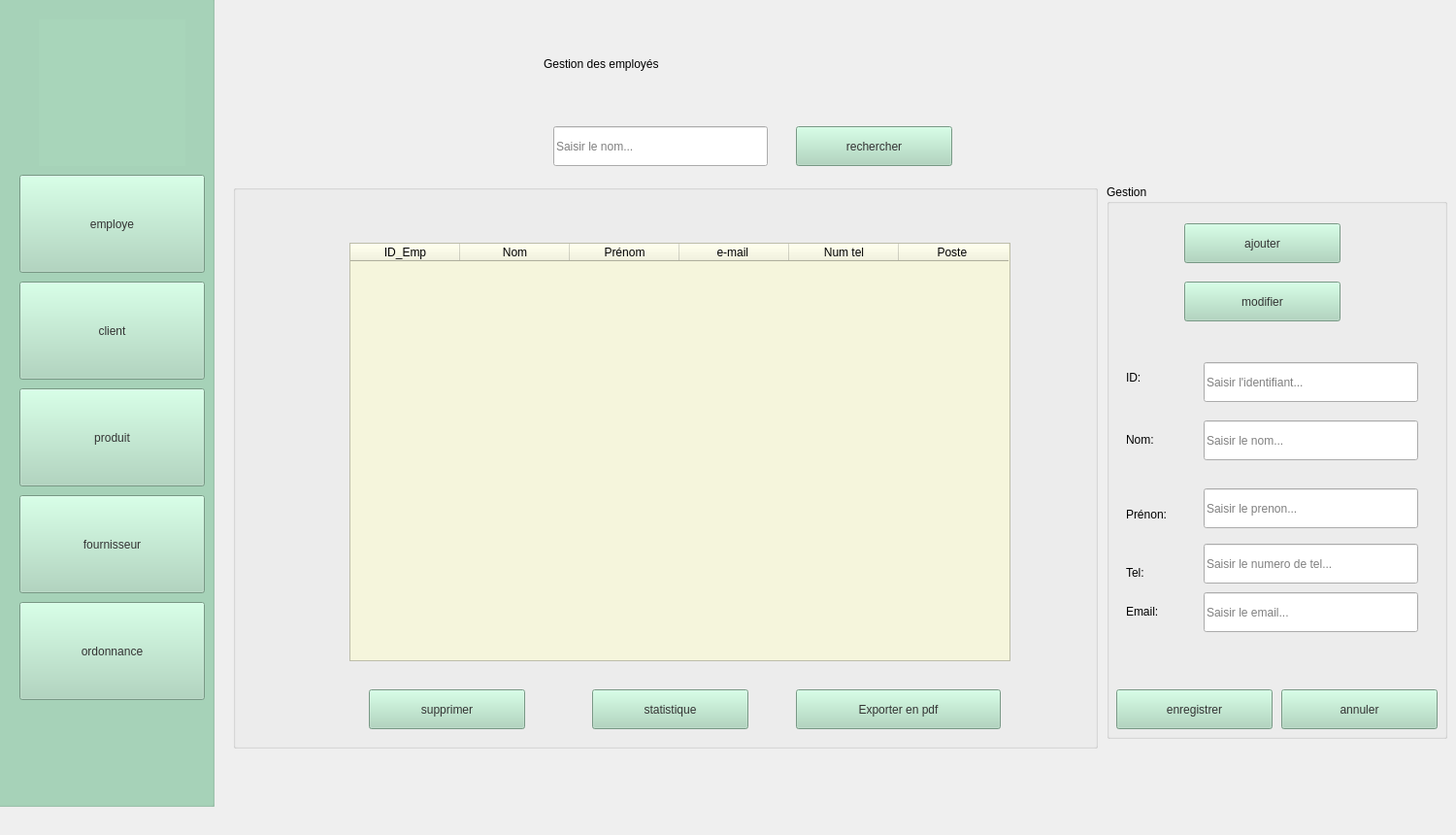
    <widget class="QWidget" name="employe">
     <widget class="QGroupBox" name="tab">
      <property name="geometry">
       <rect>
        <x>240</x>
        <y>190</y>
        <width>891</width>
        <height>581</height>
       </rect>
      </property>
      <property name="title">
       <string/>
      </property>
      <widget class="QTableWidget" name="tableWidget">
       <property name="geometry">
        <rect>
         <x>120</x>
         <y>60</y>
         <width>681</width>
         <height>431</height>
        </rect>
       </property>
       <property name="styleSheet">
        <string notr="true">background-color: rgb(245, 245, 220);
font: 10pt &quot;Segoe UI&quot;;
color: rgb(0, 0, 0);</string>
       </property>
       <attribute name="horizontalHeaderDefaultSectionSize">
        <number>113</number>
       </attribute>
       <column>
        <property name="text">
         <string>ID_Emp</string>
        </property>
       </column>
       <column>
        <property name="text">
         <string>Nom</string>
        </property>
       </column>
       <column>
        <property name="text">
         <string>Prénom</string>
        </property>
       </column>
       <column>
        <property name="text">
         <string>e-mail </string>
        </property>
       </column>
       <column>
        <property name="text">
         <string>Num tel</string>
        </property>
       </column>
       <column>
        <property name="text">
         <string>Poste </string>
        </property>
       </column>
      </widget>
      <widget class="QPushButton" name="pushButton_15">
       <property name="geometry">
        <rect>
         <x>140</x>
         <y>520</y>
         <width>161</width>
         <height>41</height>
        </rect>
       </property>
       <property name="styleSheet">
        <string notr="true">background-color: rgb(168, 213, 186);
font: 14pt &quot;Segoe UI&quot;;
color: rgb(51, 51, 51);</string>
       </property>
       <property name="text">
        <string>supprimer</string>
       </property>
      </widget>
      <widget class="QPushButton" name="pushButton_4">
       <property name="geometry">
        <rect>
         <x>370</x>
         <y>520</y>
         <width>161</width>
         <height>41</height>
        </rect>
       </property>
       <property name="styleSheet">
        <string notr="true">background-color: rgb(168, 213, 186);
font: 14pt &quot;Segoe UI&quot;;
color: rgb(51, 51, 51);
</string>
       </property>
       <property name="text">
        <string>statistique</string>
       </property>
      </widget>
      <widget class="QPushButton" name="pushButton_6">
       <property name="geometry">
        <rect>
         <x>580</x>
         <y>520</y>
         <width>211</width>
         <height>41</height>
        </rect>
       </property>
       <property name="styleSheet">
        <string notr="true">background-color: rgb(168, 213, 186);
font: 14pt &quot;Segoe UI&quot;;
color: rgb(51, 51, 51);
</string>
       </property>
       <property name="text">
        <string>Exporter en pdf</string>
       </property>
      </widget>
     </widget>
     <widget class="QLabel" name="label">
      <property name="geometry">
       <rect>
        <x>560</x>
        <y>40</y>
        <width>481</width>
        <height>51</height>
       </rect>
      </property>
      <property name="styleSheet">
       <string notr="true">font: 28pt &quot;Segoe UI&quot;;
color: rgb(0, 0, 0);
</string>
      </property>
      <property name="text">
       <string>Gestion des employés</string>
      </property>
     </widget>
     <widget class="QGroupBox" name="groupBox">
      <property name="geometry">
       <rect>
        <x>1140</x>
        <y>190</y>
        <width>351</width>
        <height>571</height>
       </rect>
      </property>
      <property name="title">
       <string>Gestion</string>
      </property>
      <widget class="QPushButton" name="pushButton_14">
       <property name="geometry">
        <rect>
         <x>80</x>
         <y>40</y>
         <width>161</width>
         <height>41</height>
        </rect>
       </property>
       <property name="styleSheet">
        <string notr="true">background-color: rgb(168, 213, 186);
font: 14pt &quot;Segoe UI&quot;;
color: rgb(51, 51, 51);</string>
       </property>
       <property name="text">
        <string>ajouter</string>
       </property>
      </widget>
      <widget class="QPushButton" name="pushButton_16">
       <property name="geometry">
        <rect>
         <x>80</x>
         <y>100</y>
         <width>161</width>
         <height>41</height>
        </rect>
       </property>
       <property name="styleSheet">
        <string notr="true">background-color: rgb(168, 213, 186);
font: 14pt &quot;Segoe UI&quot;;
color: rgb(51, 51, 51);
</string>
       </property>
       <property name="text">
        <string>modifier</string>
       </property>
      </widget>
      <widget class="QLineEdit" name="linetel">
       <property name="geometry">
        <rect>
         <x>100</x>
         <y>370</y>
         <width>221</width>
         <height>41</height>
        </rect>
       </property>
       <property name="styleSheet">
        <string notr="true">
font: 11pt &quot;Segoe UI&quot;;</string>
       </property>
       <property name="text">
        <string/>
       </property>
       <property name="placeholderText">
        <string>Saisir le numero de tel...</string>
       </property>
      </widget>
      <widget class="QLineEdit" name="lineid">
       <property name="geometry">
        <rect>
         <x>100</x>
         <y>183</y>
         <width>221</width>
         <height>41</height>
        </rect>
       </property>
       <property name="styleSheet">
        <string notr="true">
font: 11pt &quot;Segoe UI&quot;;</string>
       </property>
       <property name="text">
        <string/>
       </property>
       <property name="placeholderText">
        <string>Saisir l'identifiant...</string>
       </property>
      </widget>
      <widget class="QLabel" name="non">
       <property name="geometry">
        <rect>
         <x>20</x>
         <y>173</y>
         <width>41</width>
         <height>51</height>
        </rect>
       </property>
       <property name="styleSheet">
        <string notr="true">font: 11pt &quot;Segoe UI&quot;;
color: rgb(0, 0, 0);
</string>
       </property>
       <property name="text">
        <string>ID:</string>
       </property>
      </widget>
      <widget class="QLabel" name="label_6">
       <property name="geometry">
        <rect>
         <x>20</x>
         <y>430</y>
         <width>63</width>
         <height>20</height>
        </rect>
       </property>
       <property name="styleSheet">
        <string notr="true">font: 11pt &quot;Segoe UI&quot;;
color: rgb(0, 0, 0);</string>
       </property>
       <property name="text">
        <string>Email:</string>
       </property>
      </widget>
      <widget class="QLineEdit" name="linenom">
       <property name="geometry">
        <rect>
         <x>100</x>
         <y>243</y>
         <width>221</width>
         <height>41</height>
        </rect>
       </property>
       <property name="styleSheet">
        <string notr="true">
font: 11pt &quot;Segoe UI&quot;;</string>
       </property>
       <property name="text">
        <string/>
       </property>
       <property name="placeholderText">
        <string>Saisir le nom...</string>
       </property>
      </widget>
      <widget class="QLabel" name="label_4">
       <property name="geometry">
        <rect>
         <x>20</x>
         <y>330</y>
         <width>63</width>
         <height>20</height>
        </rect>
       </property>
       <property name="styleSheet">
        <string notr="true">font: 11pt &quot;Segoe UI&quot;;
color: rgb(0, 0, 0);</string>
       </property>
       <property name="text">
        <string>Prénon:</string>
       </property>
      </widget>
      <widget class="QLabel" name="label_3">
       <property name="geometry">
        <rect>
         <x>20</x>
         <y>253</y>
         <width>63</width>
         <height>20</height>
        </rect>
       </property>
       <property name="styleSheet">
        <string notr="true">font: 11pt &quot;Segoe UI&quot;;
color: rgb(0, 0, 0);</string>
       </property>
       <property name="text">
        <string>Nom:</string>
       </property>
      </widget>
      <widget class="QLabel" name="label_5">
       <property name="geometry">
        <rect>
         <x>20</x>
         <y>390</y>
         <width>63</width>
         <height>20</height>
        </rect>
       </property>
       <property name="styleSheet">
        <string notr="true">font: 11pt &quot;Segoe UI&quot;;
color: rgb(0, 0, 0);</string>
       </property>
       <property name="text">
        <string>Tel:</string>
       </property>
      </widget>
      <widget class="QLineEdit" name="lineprenon">
       <property name="geometry">
        <rect>
         <x>100</x>
         <y>313</y>
         <width>221</width>
         <height>41</height>
        </rect>
       </property>
       <property name="styleSheet">
        <string notr="true">
font: 11pt &quot;Segoe UI&quot;;</string>
       </property>
       <property name="text">
        <string/>
       </property>
       <property name="placeholderText">
        <string>Saisir le prenon...</string>
       </property>
      </widget>
      <widget class="QLineEdit" name="lineemail">
       <property name="geometry">
        <rect>
         <x>100</x>
         <y>420</y>
         <width>221</width>
         <height>41</height>
        </rect>
       </property>
       <property name="styleSheet">
        <string notr="true">
font: 11pt &quot;Segoe UI&quot;;</string>
       </property>
       <property name="text">
        <string/>
       </property>
       <property name="placeholderText">
        <string>Saisir le email...</string>
       </property>
      </widget>
      <widget class="QPushButton" name="pushButton_17">
       <property name="geometry">
        <rect>
         <x>10</x>
         <y>520</y>
         <width>161</width>
         <height>41</height>
        </rect>
       </property>
       <property name="styleSheet">
        <string notr="true">background-color: rgb(168, 213, 186);
font: 14pt &quot;Segoe UI&quot;;
color: rgb(51, 51, 51);</string>
       </property>
       <property name="text">
        <string>enregistrer</string>
       </property>
      </widget>
      <widget class="QPushButton" name="pushButton_18">
       <property name="geometry">
        <rect>
         <x>180</x>
         <y>520</y>
         <width>161</width>
         <height>41</height>
        </rect>
       </property>
       <property name="styleSheet">
        <string notr="true">background-color: rgb(168, 213, 186);
font: 14pt &quot;Segoe UI&quot;;
color: rgb(51, 51, 51);</string>
       </property>
       <property name="text">
        <string>annuler</string>
       </property>
      </widget>
     </widget>
     <widget class="QGroupBox" name="menu">
      <property name="geometry">
       <rect>
        <x>-10</x>
        <y>-20</y>
        <width>231</width>
        <height>851</height>
       </rect>
      </property>
      <property name="styleSheet">
       <string notr="true">background-color: rgb(168, 213, 186);</string>
      </property>
      <property name="title">
       <string>menu</string>
      </property>
      <widget class="QPushButton" name="bem_1">
       <property name="geometry">
        <rect>
         <x>30</x>
         <y>200</y>
         <width>191</width>
         <height>101</height>
        </rect>
       </property>
       <property name="styleSheet">
        <string notr="true">background-color: rgb(168, 213, 186);
border-color: rgb(0, 0, 0);
color: rgb(51, 51, 51);
font: 18pt &quot;Segoe UI&quot;;</string>
       </property>
       <property name="text">
        <string>employe</string>
       </property>
      </widget>
      <widget class="QPushButton" name="bc_1">
       <property name="geometry">
        <rect>
         <x>30</x>
         <y>310</y>
         <width>191</width>
         <height>101</height>
        </rect>
       </property>
       <property name="styleSheet">
        <string notr="true">background-color: rgb(168, 213, 186);
color: rgb(51, 51, 51);
font: 18pt &quot;Segoe UI&quot;;
</string>
       </property>
       <property name="text">
        <string>client</string>
       </property>
      </widget>
      <widget class="QPushButton" name="bo_1">
       <property name="geometry">
        <rect>
         <x>30</x>
         <y>640</y>
         <width>191</width>
         <height>101</height>
        </rect>
       </property>
       <property name="styleSheet">
        <string notr="true">background-color: rgb(168, 213, 186);
color: rgb(51, 51, 51);
font: 18pt &quot;Segoe UI&quot;;</string>
       </property>
       <property name="text">
        <string>ordonnance</string>
       </property>
      </widget>
      <widget class="QLabel" name="label_2">
       <property name="geometry">
        <rect>
         <x>50</x>
         <y>40</y>
         <width>151</width>
         <height>151</height>
        </rect>
       </property>
       <property name="styleSheet">
        <string notr="true">background-image: url(:/logo1.png);</string>
       </property>
       <property name="text">
        <string/>
       </property>
      </widget>
      <widget class="QPushButton" name="bp_1">
       <property name="geometry">
        <rect>
         <x>30</x>
         <y>420</y>
         <width>191</width>
         <height>101</height>
        </rect>
       </property>
       <property name="styleSheet">
        <string notr="true">background-color: rgb(168, 213, 186);
color: rgb(51, 51, 51);
font: 18pt &quot;Segoe UI&quot;;
</string>
       </property>
       <property name="text">
        <string>produit</string>
       </property>
      </widget>
      <widget class="QPushButton" name="bf_1">
       <property name="geometry">
        <rect>
         <x>30</x>
         <y>530</y>
         <width>191</width>
         <height>101</height>
        </rect>
       </property>
       <property name="styleSheet">
        <string notr="true">background-color: rgb(168, 213, 186);
color: rgb(51, 51, 51);
font: 18pt &quot;Segoe UI&quot;;
</string>
       </property>
       <property name="text">
        <string>fournisseur</string>
       </property>
      </widget>
     </widget>
     <widget class="QLineEdit" name="linenom_2">
      <property name="geometry">
       <rect>
        <x>570</x>
        <y>130</y>
        <width>221</width>
        <height>41</height>
       </rect>
      </property>
      <property name="styleSheet">
       <string notr="true">
font: 11pt &quot;Segoe UI&quot;;</string>
      </property>
      <property name="text">
       <string/>
      </property>
      <property name="placeholderText">
       <string>Saisir le nom...</string>
      </property>
     </widget>
     <widget class="QPushButton" name="pushButton_19">
      <property name="geometry">
       <rect>
        <x>820</x>
        <y>130</y>
        <width>161</width>
        <height>41</height>
       </rect>
      </property>
      <property name="styleSheet">
       <string notr="true">background-color: rgb(168, 213, 186);
font: 14pt &quot;Segoe UI&quot;;
color: rgb(51, 51, 51);</string>
      </property>
      <property name="text">
       <string>rechercher</string>
      </property>
     </widget>
    </widget>
